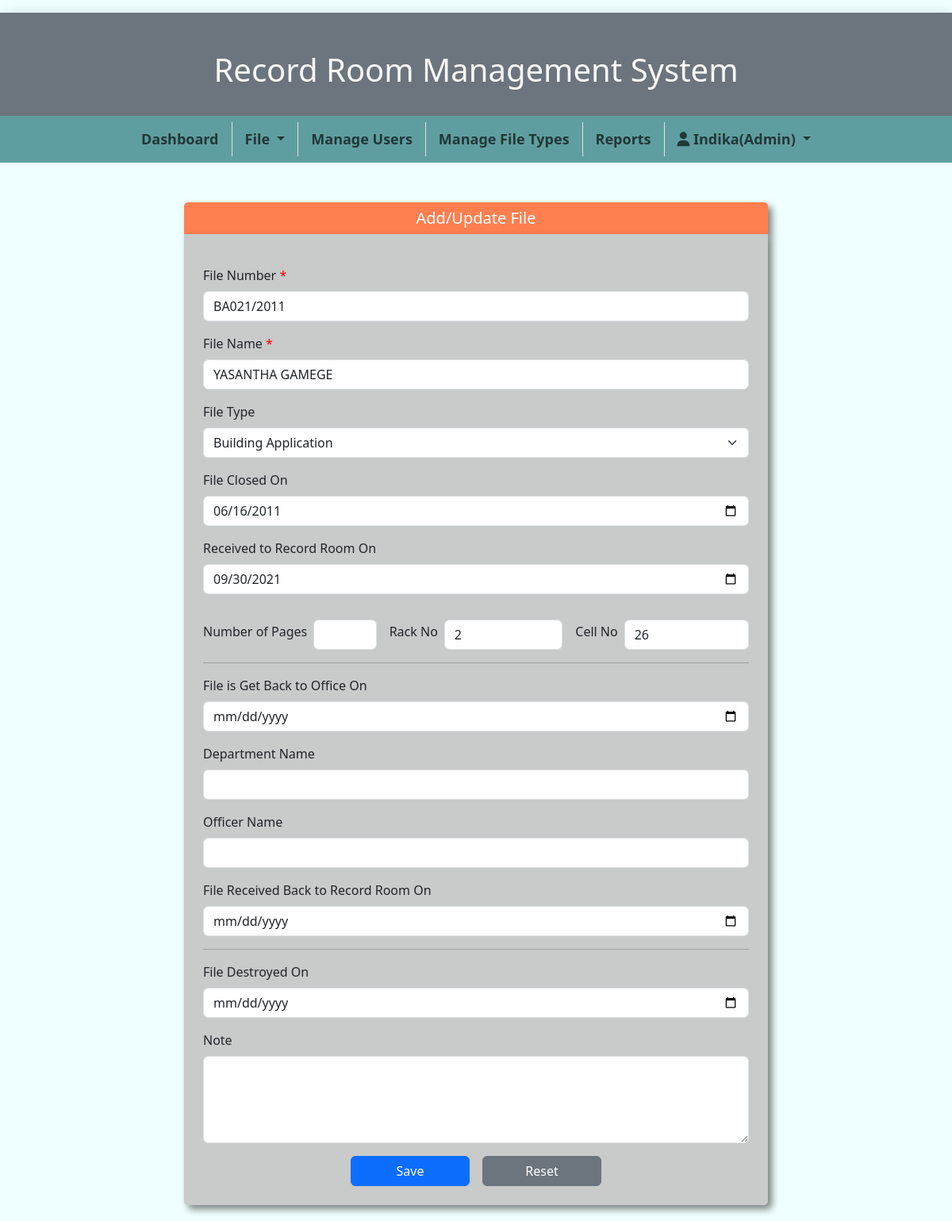
Before: /AddUpdateFile.php?ufno=BA021/2011 (signed in) with the older database file.
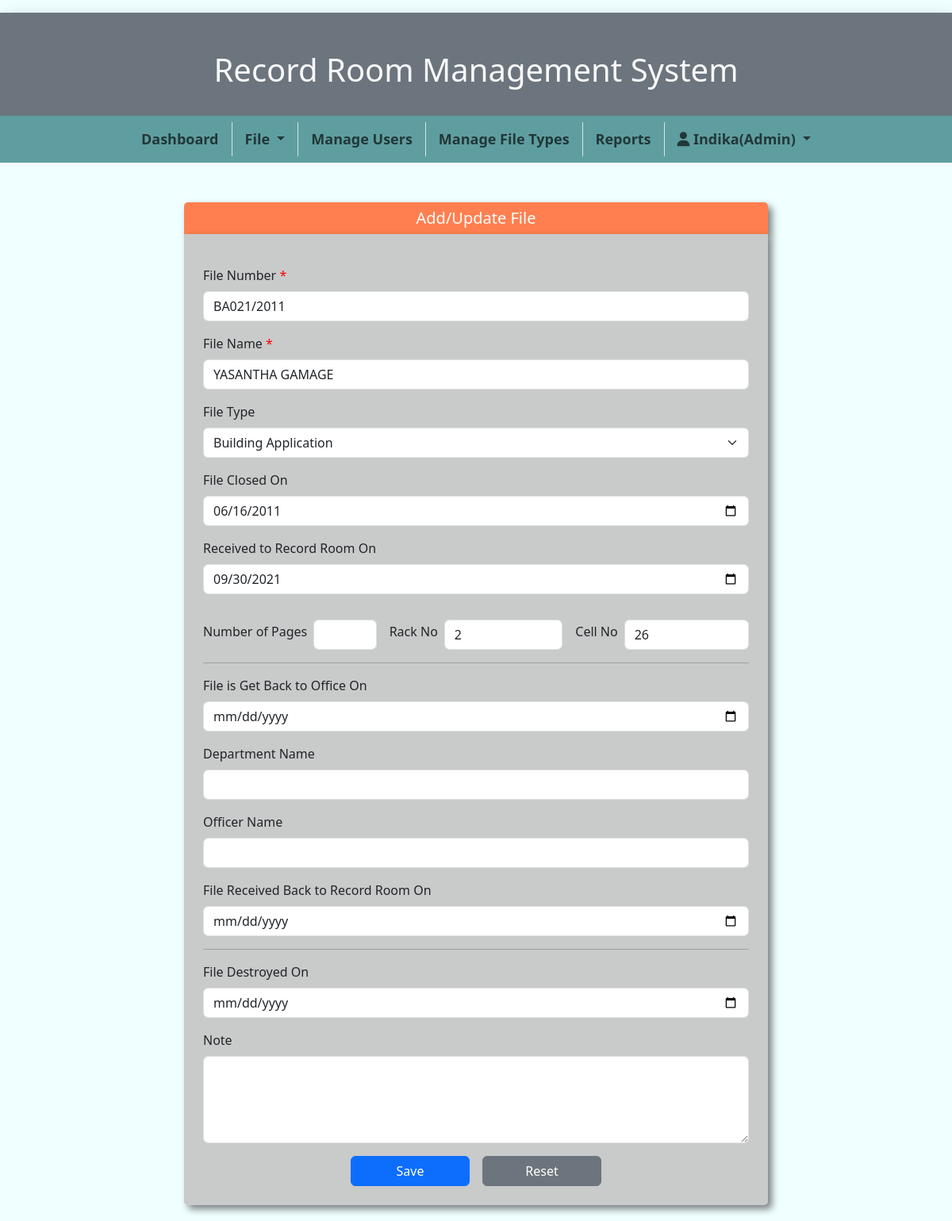
After: the same page with the newer database file.
### tables this page shows
CREATE TABLE `files` (
  `fileNumber` varchar(100) NOT NULL,
  `fileName` varchar(200) NOT NULL,
  `fileClosedOn` date NOT NULL,
  `ReceivedRROn` date NOT NULL,
  `getBackOfficeOn` date NOT NULL,
  `departmentName` varchar(100) NOT NULL,
  `officerName` varchar(100) NOT NULL,
  `ReceivedBackToRROn` date NOT NULL,
  `cellNo` int(3) NOT NULL,
  `rackNo` int(3) NOT NULL,
  `numPages` varchar(100) NOT NULL,
  `fileDistroiedOn` date NOT NULL,
  `Note` text NOT NULL,
  `fileTypeId` int(2) DEFAULT NULL
);

### AddUpdateFile.php (the view, shortened to what the changed rows need)
<!DOCTYPE html>
<html lang="en">
<head>
    <link href="https://cdn.jsdelivr.net/npm/bootstrap@5.3.0/dist/css/bootstrap.min.css" rel="stylesheet">
    <link rel="stylesheet" href="https://cdnjs.cloudflare.com/ajax/libs/font-awesome/6.4.0/css/all.min.css">
    <link rel="stylesheet" href="css/styles.css">
</head>
<body>
    <?php
    include "header.php";
    require_once "db_connection.php";
    $fileName = "";
    $fileNumber = "";
    $fileClosedOn = "";
    $ReceivedRROn = "";
    $getBackOfficeOn = "";
    $ReceivedBackToRROn = "";
    $cellNo = "";
    $rackNo = "";
    $fileDistroiedOn = "";
    if (isset($_GET['ufno'])) {
        $ufnum = $_GET['ufno'];
        $sql = "SELECT * From files WHERE fileNumber='" . $ufnum . "'";
        $result = mysqli_query($conn, $sql);
        if ($result->num_rows > 0) {
            while ($row = $result->fetch_assoc()) {
                $fileName = $row['fileName'];
                $fileNumber = $row['fileNumber'];
                $fileClosedOn = $row['fileClosedOn'];
                $ReceivedRROn = $row['ReceivedRROn'];
                $getBackOfficeOn = $row['getBackOfficeOn'];
                $ReceivedBackToRROn = $row['ReceivedBackToRROn'];
                $cellNo = $row['cellNo'];
                $rackNo = $row['rackNo'];
                $fileDistroiedOn = $row['fileDistroiedOn'];
            }
        }
    }
    ?>
    <div class="container">
        <div class="row justify-content-center">
            <div class="col-md-8">
                <form class="p-4" action="ActionAddUpdateFile.php" method="post">
                    <div class="mt-3">
                        <label for="fnum" class="form-label">File Number <span style="color: red;">*</span></label>
                        <input type="text" name="fnum" id="fnum" class="form-control" maxlength="100" required value="<?php echo !empty($fileNumber) ? $fileNumber : ''; ?>">
                    </div>
                    <div class="mt-3">
                        <label for="fname" class="form-label">File Name <span style="color: red;">*</span></label>
                        <input type="text" name="fname" id="fname" class="form-control" maxlength="100" required value="<?php echo !empty($fileName) ? $fileName : ''; ?>">
                    </div>
                    <div class="mt-3">
                        <label for="fclon" class="form-label">File Closed On</label>
                        <input type="date" name="fclon" id="fclon" class="form-control" value="<?php echo !empty($fileClosedOn) ? $fileClosedOn : ''; ?>">
                    </div>
                    <div class="mt-3">
                        <label for="frecreon" class="form-label">Received to Record Room On</label>
                        <input type="date" name="frecreon" id="frecreon" class="form-control" value="<?php echo !empty($ReceivedRROn) ? $ReceivedRROn : ''; ?>">
                    </div>
                    <div class="row g-3 mt-3">
                        <div class="col-sm-4 d-flex align-items-center text-nowrap gap-2">
                            <label class="form-label">Rack No</label> <input type="text" maxlength="3" name="rackno" class="form-control" value="<?php echo !empty($rackNo) ? $rackNo : ''; ?>">
                        </div>
                        <div class="col-sm-4 d-flex align-items-center text-nowrap gap-2">
                            <label class="form-label">Cell No</label><input type="text" maxlength="3" name="cellNo" class="form-control" value="<?php echo !empty($cellNo) ? $cellNo : ''; ?>">
                        </div>
                    </div>
                    <div class="mt-3">
                        <label for="bakoffice" class="form-label">File is Get Back to Office On</label>
                        <input type="date" name="bakoffice" id="bakoffice" class="form-control" value="<?php echo !empty($getBackOfficeOn) ? $getBackOfficeOn : ''; ?>">
                    </div>
                    <div class="mt-3">
                        <label for="bakrron" class="form-label">File Received Back to Record Room On</label>
                        <input type="date" name="bakrron" id="bakrron" class="form-control" value="<?php echo !empty($ReceivedBackToRROn) ? $ReceivedBackToRROn : ''; ?>">
                    </div>
                    <div class="mt-3">
                        <label for="fdeson" class="form-label">File Destroyed On</label>
                        <input type="date" name="fdeson" id="fdeson" class="form-control" value="<?php echo !empty($fileDistroiedOn) ? $fileDistroiedOn : ''; ?>">
                    </div>
                </form>
            </div>
        </div>
    </div>
</body>
</html>

Changed rows visible on the page:
changed files "BA021/2011": fname "YASANTHA GAMEGE" → "YASANTHA GAMAGE"
